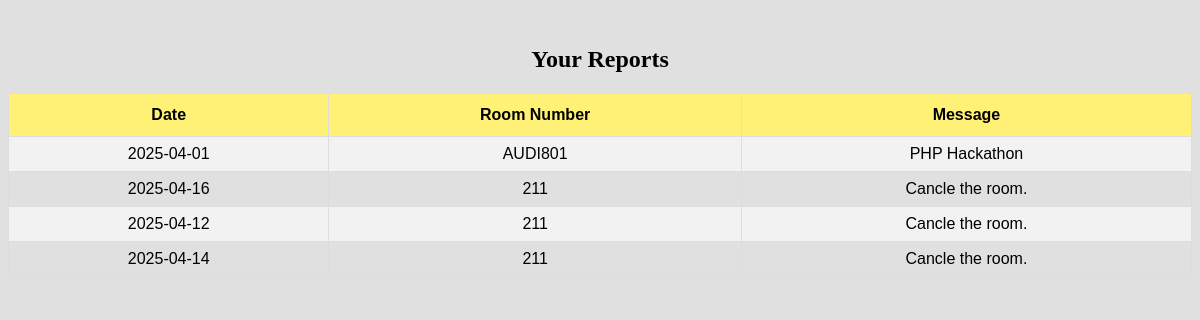
The page /module/faculty/report.php (signed in) on the database its author committed.
### tables this page shows
CREATE TABLE `report` (
  `date` date NOT NULL,
  `id` varchar(30) NOT NULL,
  `num` varchar(30) NOT NULL,
  `report` varchar(400) NOT NULL
);

### module/faculty/report.php (the view, shortened to what this page needs)
<?php
$appSettings = AppSettings::getInstance();
$link = $appSettings->link;
$facultyID = $_SESSION['login_id'];
$sql = "SELECT * FROM report WHERE id = '$facultyID'";
$res = mysqli_query($link, $sql);
$string = "";
while ($row = mysqli_fetch_array($res)) {
    $string .= '<tr>
                    <td>' . $row['date'] . '</td>
                    <td>' . $row['num'] . '</td>
                    <td>' . $row['report'] . '</td>
                </tr>';
}
?>
<html>
<head>
    <link rel="stylesheet" href="des.css">
</head>
<body>
    <br/>
    <center>
        <h2>Your Reports</h2>
        <table border="1" id='faculty'>
            <tr>
                <th>Date</th>
                <th>Room Number</th>
                <th>Message</th>
            </tr>
            <?php echo $string; ?>
        </table>
    </center>
</body>
</html>

### module/faculty/des.css (style rules this page uses)
#faculty { font-family: "Trebuchet MS", Arial, Helvetica, sans-serif; border-collapse: collapse; width: 100%; }
#faculty td, #faculty th { border: 1px solid #ddd; padding: 8px; text-align: center; }
#faculty tr:nth-child(even) { background-color: #f2f2f2; }
#faculty th { padding-top: 12px; padding-bottom: 12px; text-align: center; background-color: #FFF176; color: black; }
body { height:100%; background-color:#E0E0E0; }
* { box-sizing: border-box; }

### rows shown on the page
report: date "2025-04-01", num "AUDI801", report "PHP Hackathon"
report: date "2025-04-16", num "211", report "Cancle the room."
report: date "2025-04-12", num "211", report "Cancle the room."
report: date "2025-04-14", num "211", report "Cancle the room."
